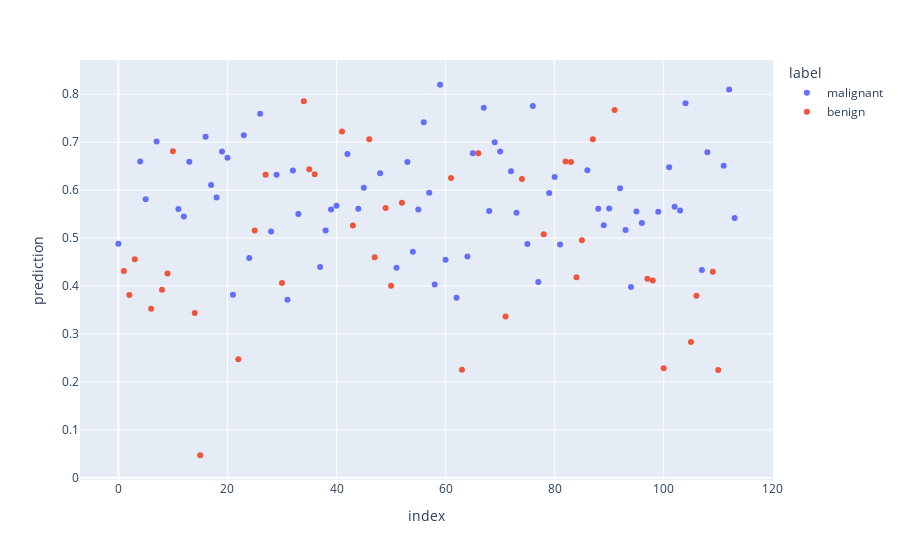

Here is the notebook cell this chart was saved with:
### Markdown cell above
### Model Performence: Pre-training

Parameters in our `model` defined above are randomly initialized by PyTorch. Let us visualize how does our model with random parameters perform on the testing dataset.

### Code cell
inSize, outSize = 31, 1
model = nn.Sequential(nn.Linear(inSize, outSize), # innner product
                      nn.Sigmoid())               # sigmoid
hat_y_test = model(x_test).detach()
label = y_test.squeeze().type(torch.bool)
label = ['malignant' if tmp else 'benign' for tmp in label]

df_pretrain = pd.DataFrame({'prediction':hat_y_test.squeeze(),
                            'label':label
                           }
                          )

fig = px.scatter(data_frame=df_pretrain,
                 y='prediction',
                 color='label',
                 labels={True:'malignant',
                         'benign':False})
fig.show()

### Figure 1 — Plotly figure (JSON) as saved in the notebook; plotly's stock layout.template omitted (floating-point values rounded to 4 significant figures)
{"data": [{"hovertemplate": "label=malignant<br>index=%{x}<br>prediction=%{y}<extra></extra>", "legendgroup": "malignant", "marker": {"color": "#636efa", "symbol": "circle"}, "mode": "markers", "name": "malignant", "orientation": "v", "showlegend": true, "type": "scatter", "x": [0, 4, 5, 7, 11, 12, 13, 16, 17, 18, 19, 20, 21, 23, 24, 26, 28, 29, 31, 32, 33, 37, 38, 39, 40, 42, 44, 45, 48, 51, 53, 54, 55, 56, 57, 58, 59, 60, 62, 64, 65, 67, 68, 69, 70, 72, 73, 75, 76, 77, 79, 80, 81, 86, 88, 89, 90, 92, 93, 94, 95, 96, 99, 101, 102, 103, 104, 107, 108, 111, 112, 113], "xaxis": "x", "y": [0.4879, 0.6596, 0.581, 0.7014, 0.5604, 0.545, 0.6591, 0.7115, 0.6107, 0.5843, 0.6807, 0.6675, 0.3816, 0.7144, 0.4582, 0.7592, 0.5134, 0.6322, 0.371, 0.6411, 0.5503, 0.4397, 0.5155, 0.5594, 0.5674, 0.6751, 0.561, 0.605, 0.6353, 0.4381, 0.6585, 0.4716, 0.5593, 0.7416, 0.5942, 0.4031, 0.8199, 0.4548, 0.3755, 0.4616, 0.6769, 0.7719, 0.5565, 0.7, 0.6804, 0.6392, 0.5525, 0.4876, 0.7755, 0.4081, 0.5941, 0.6274, 0.4867, 0.6413, 0.5614, 0.5268, 0.5615, 0.6037, 0.5169, 0.3977, 0.5554, 0.5314, 0.5547, 0.6477, 0.5651, 0.5574, 0.7813, 0.4331, 0.6789, 0.6508, 0.8099, 0.5419], "yaxis": "y"}, {"hovertemplate": "label=benign<br>index=%{x}<br>prediction=%{y}<extra></extra>", "legendgroup": "benign", "marker": {"color": "#EF553B", "symbol": "circle"}, "mode": "markers", "name": "benign", "orientation": "v", "showlegend": true, "type": "scatter", "x": [1, 2, 3, 6, 8, 9, 10, 14, 15, 22, 25, 27, 30, 34, 35, 36, 41, 43, 46, 47, 49, 50, 52, 61, 63, 66, 71, 74, 78, 82, 83, 84, 85, 87, 91, 97, 98, 100, 105, 106, 109, 110], "xaxis": "x", "y": [0.431, 0.3812, 0.4556, 0.3524, 0.3919, 0.4258, 0.6809, 0.3438, 0.04671, 0.2471, 0.5158, 0.632, 0.4061, 0.7853, 0.6436, 0.6328, 0.7222, 0.526, 0.7062, 0.4597, 0.5626, 0.4005, 0.5736, 0.6253, 0.225, 0.6771, 0.336, 0.6232, 0.5078, 0.6598, 0.6586, 0.4183, 0.4955, 0.7063, 0.7669, 0.4152, 0.4116, 0.2283, 0.2828, 0.3795, 0.4297, 0.2247], "yaxis": "y"}], "layout": {"legend": {"title": {"text": "label"}, "tracegroupgap": 0}, "margin": {"t": 60}, "xaxis": {"anchor": "y", "domain": [0, 1], "title": {"text": "index"}}, "yaxis": {"anchor": "x", "domain": [0, 1], "title": {"text": "prediction"}}}}
